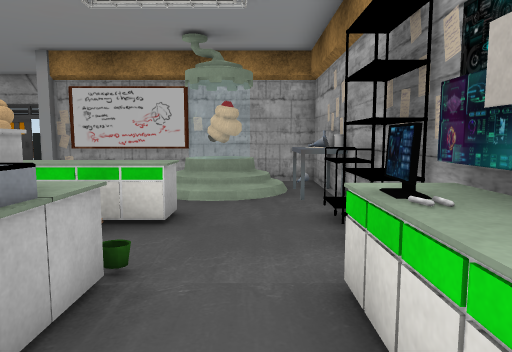
[1] (above)

13 first-person views from a walk through a Unity game level. The camera is 1.3 m above the floor, tilts 6° down and sees 70° across. The floor is counted in squares, 1 m on a side. Each view is taken from the middle of a square. On the plan, view 1 faces up. The plan holds only what a view shows up to about 15 squares ahead; the rest is blank. The place goes on beyond the plan. The player character is not drawn. Some animated figures are not drawn. Door leaves are left out, so doorways stand open. Some surface patterns are stand-ins.

[2]
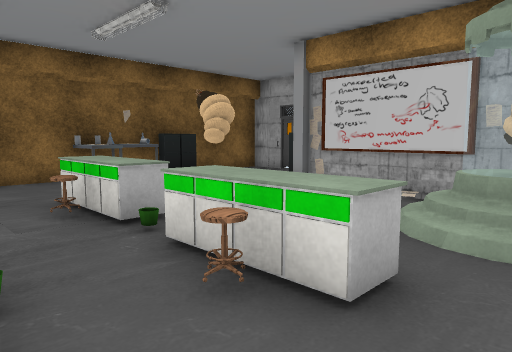

[3]
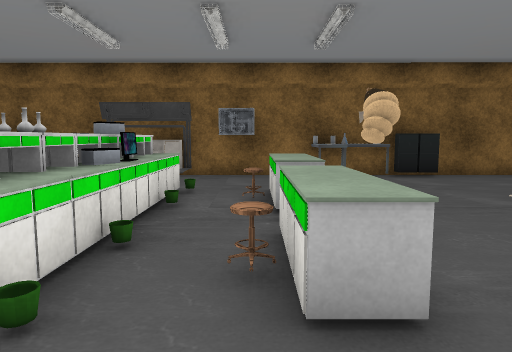

[4]
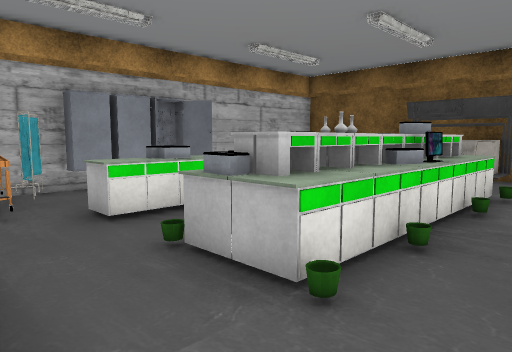

[5]
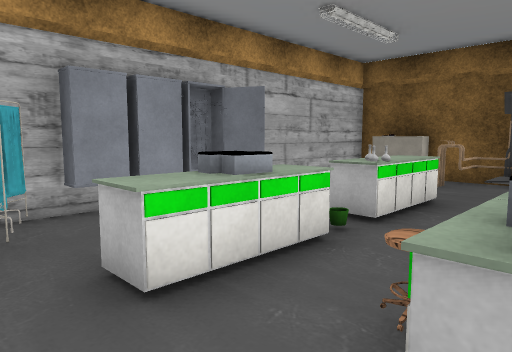

[6]
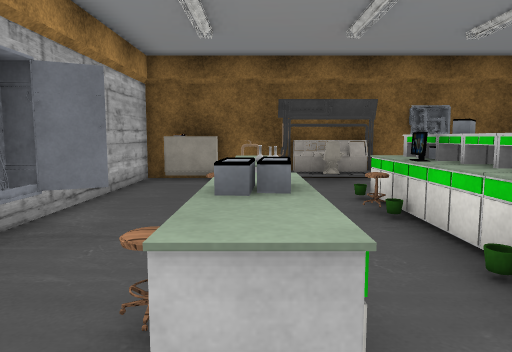

[7]
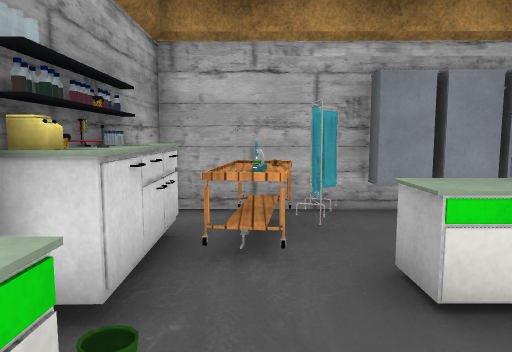

[8]
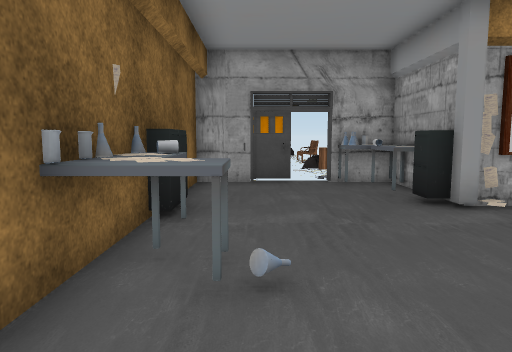

[9]
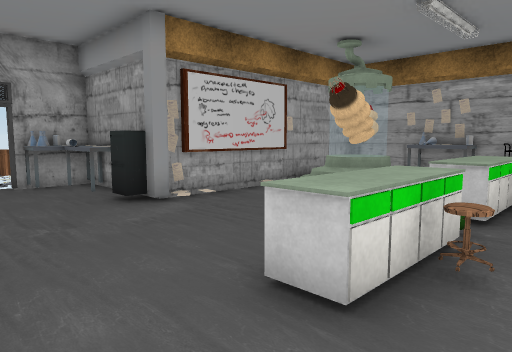

[10]
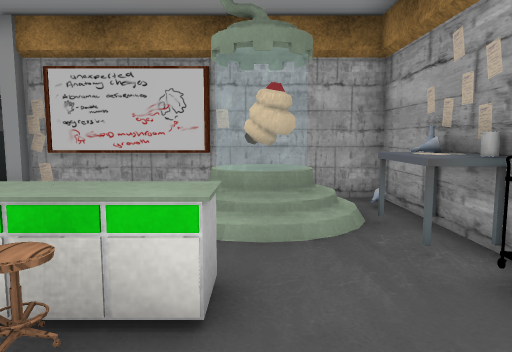

[11]
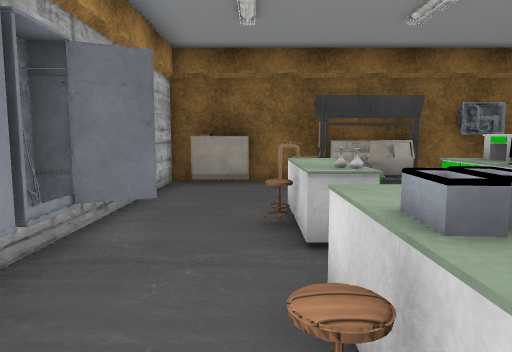

[12]
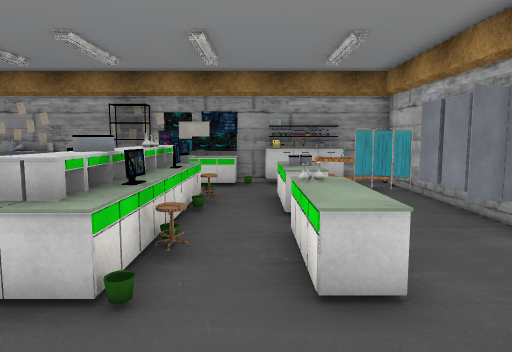

[13]
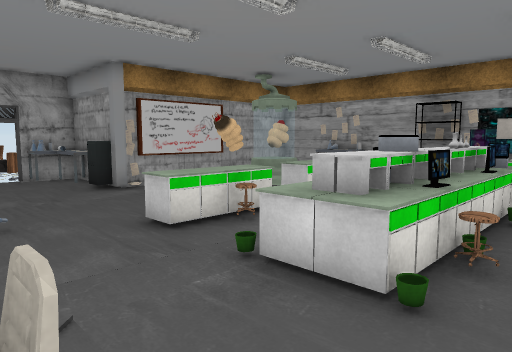

### Floor plan
Key: @ floor where view 1 was taken; # wall or solid block; x gap in a wall; . main floor; : floor 0.25 m higher than the main floor; / step, stairs or slope; ^ raised ledge; O other object.
Columns run from 12 left of view 1 to 2 right of it. Each row starts with its distance up from view 1.
 15 ###OxO#
 14 #....O#
 13 #....O#
 12 #....O#
 11 O.....O########
 10 O.....//..OOO.#
  9 OO........OOO##
  8 OO........:O:O#
  7 #OO....O.....O#
  6 #....^^^^^^..^#
  5 #.....O...O...#
  4 #............##
  3 #//.^^^^^^^..^#
  2 OO/.^^^^^^^..^#
  1 #O/...O..#O..^#
  0 #//.........@O#
 -1 ##/.^^^^^^^..O#
 -2 #.....O...O.OO#
 -3 OO.........OOO#
 -4 #......OOOO#O.#
 -5 ###############

Positions as (right, up) in squares from view 1, and headings:
1: (0, 0), facing up
2: (0, 3), facing up-left
3: (1, 5), facing left
4: (1, 5), facing down-left
5: (0, 2), facing down-left
6: (0, -1), facing left
7: (0, 2), facing down
8: (-10, 4), facing up
9: (-10, 4), facing up-right
10: (-1, 3), facing up
11: (-1, -2), facing left
12: (-11, 0), facing right
13: (-11, 0), facing up-right
